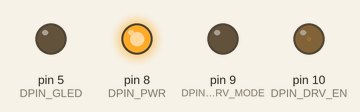
Simulated run of this sketch. Board: Arduino Uno, built with avr-gcc and run on an emulated ATmega328P. On the bench: output pins drawn as LEDs (lit = HIGH).

Above: at 0.05 s.
At 1.5 s:
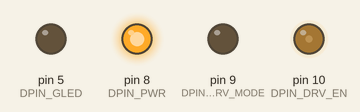
At 2.05 s:
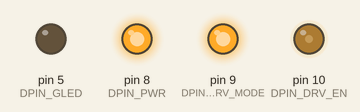
At 3.0 s:
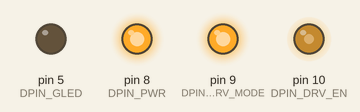
Timing chart, 0 to 7.0 s (numbered marks = the images above):
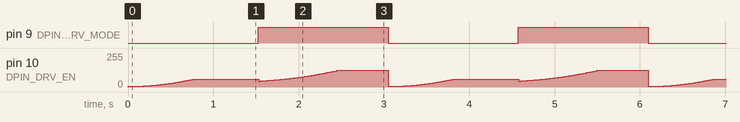

Measured:
- by itself, pin 9 (DPIN_DRV_MODE): alternates HIGH for 1.5 s and LOW for 1.5 s

The sketch:

linearity_test.ino
```cpp
// (licence header left out)
#include <math.h>

// Pin assignments
#define DPIN_RLED_SW 2 // both red led and switch.  pinMode OUTPUT = led, pinMode INPUT = switch
#define DPIN_GLED 5
#define DPIN_PWR 8
#define DPIN_DRV_MODE 9
#define DPIN_DRV_EN 10
#define APIN_TEMP 0
#define APIN_CHARGE 3

//#define DEBUG
#define LOOP_DELAY 3


void set_light(int mode, double brightness) {
#ifdef DEBUG
  Serial.print("Power/MODE: ");
  Serial.print(brightness);
  Serial.print("/");
  Serial.println(mode);
#endif
  digitalWrite(DPIN_DRV_MODE, mode);
  analogWrite(DPIN_DRV_EN, brightness);
}

void set_light(unsigned long level) {
#ifdef DEBUG
  Serial.print("level: ");
  Serial.println(level);
#endif
  if(level<=500) {
    set_light(LOW, .000000633*(level*level*level)+.000632*(level*level)+.0285*level+3.98);
  } else {
    level -= 500;
    set_light(HIGH, .00000052*(level*level*level)+.000365*(level*level)+.108*level+44.8);
  }
}

///////////////////////////////////////////////
////////////////MAIN EXECUTION/////////////////
///////////////////////////////////////////////

// the point of LOOP_DELAY is to provide regular update speeds,
// so if code takes longer to execute from one run to the next,
// the actual interface doesn't change (button click duration,
// brightness changes). Set this from 1-30. very low is generally
// fine (or great), BUT if you do any printing, the actual delay
// will be greater than the value you set.
// Consider using 100/LOOP_DELAY, where 100 is 100 milliseconds
// btw, 100/LOOP_DELAY should be evaluated at compile time.
//#define LOOP_DELAY 5 // placed at top of file, because adjust_number
// and adjust_led need it

unsigned long last_time;

void setup()
{
  // We just powered on! That means either we got plugged
  // into USB, or the user is pressing the power button.
  pinMode(DPIN_PWR, INPUT);
  digitalWrite(DPIN_PWR, LOW);

  // Initialize GPIO
  pinMode(DPIN_RLED_SW, INPUT);
  pinMode(DPIN_GLED, OUTPUT);
  pinMode(DPIN_DRV_MODE, OUTPUT);
  pinMode(DPIN_DRV_EN, OUTPUT);
  digitalWrite(DPIN_DRV_MODE, LOW);
  digitalWrite(DPIN_DRV_EN, LOW);

#ifdef DEBUG
  Serial.begin(9600);
  Wire.begin();
  Serial.println("DEBUG MODE ON");
#endif

  pinMode(DPIN_PWR, OUTPUT);
  digitalWrite(DPIN_PWR, HIGH);


  last_time = millis();
}

void loop() {
  unsigned long time = millis();


  if(time-last_time >= LOOP_DELAY) {
    // third pass, moving calculation to set_level(double)
    static int i = 0;
    i=(i+1)%1000;
    set_light(i);

    /*
    // second pass, finding arithmetic approximation (courtesy of wolfram
    // alpha's fit function, then some final tweeking in a spreadsheet)
    static int level = HIGH;
    static unsigned long i=0;
    static int maxnum = 500;
    if(level == LOW) {
      set_light(level, .000000633*(i*i*i)+.000632*(i*i)+.0285*i+3.98); // wolfram
      i++;
      if(i>maxnum) {
        i=0;
        level = HIGH;
      }
    }
    if(level == HIGH) {
      set_light(level, .00000052*(i*i*i)+.000365*(i*i)+.108*i+44.8); // wolfram
      i++;
      if(i>maxnum) {
        i=0;
        level = LOW;
      }
    }*/


// first work, finding roughly linear formula
/*
    static int level = LOW;
    static unsigned long i=61;
    static int maxnum = 500+61;
    static double exponent = 2.5;
    if(level == LOW) {
      set_light(level, pow(i,exponent)*252/pow(maxnum,exponent)+3);
      i++;
      if(i>maxnum) {
        // 7, 225, 30
        // 8, 232, 23
        i=8*maxnum/20+46;
        maxnum = 700+70;
        level = HIGH;
        exponent = 3;
      }
    }
    if(level == HIGH) {
//      set_light(level, pow(i,exponent)*241/pow(maxnum,exponent)+14);
      set_light(level, pow(i,exponent)*217/pow(maxnum,exponent)+38);
      i++;
      if(i>maxnum) {
        i=61;
        level = LOW;
        maxnum = 500+61;
        exponent = 2.5;
      }
    }
*/
    // update time
    last_time = time;
  }
}
```
